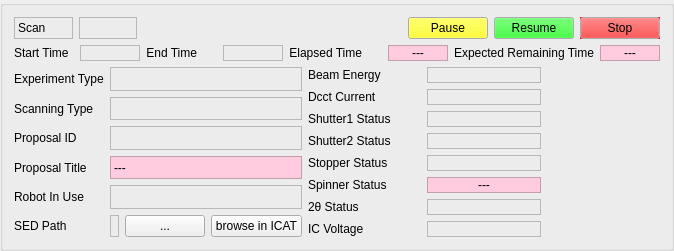
     <widget class="QGroupBox" name="infoGroupBox">
      <property name="title">
       <string/>
      </property>
      <layout class="QGridLayout" name="gridLayout_10">
       <item row="0" column="0">
        <layout class="QGridLayout" name="scanStatusLayout">
         <item row="0" column="0">
          <widget class="QLabel" name="scanStatusLabel">
           <property name="frameShape">
            <enum>QFrame::StyledPanel</enum>
           </property>
           <property name="text">
            <string>Scan</string>
           </property>
          </widget>
         </item>
         <item row="0" column="2">
          <widget class="QSimpleShape" name="scanStatusInd">
           <property name="shape">
            <enum>QSimpleShape::rectangle</enum>
           </property>
          </widget>
         </item>
         <item row="0" column="1">
          <widget class="QELabel" name="scanStatusVal">
           <property name="cursor">
            <cursorShape>IBeamCursor</cursorShape>
           </property>
           <property name="autoFillBackground">
            <bool>false</bool>
           </property>
           <property name="frameShape">
            <enum>QFrame::StyledPanel</enum>
           </property>
           <property name="alignment">
            <set>Qt::AlignCenter</set>
           </property>
           <property name="variable" stdset="0">
            <string>$(P)ScanStatus</string>
           </property>
           <property name="variableSubstitutions" stdset="0">
            <string>P=MS:</string>
           </property>
           <property name="variableAsToolTip">
            <bool>false</bool>
           </property>
           <property name="displayAlarmStateOption" stdset="0">
            <enum>QELabel::Never</enum>
           </property>
           <property name="addUnits">
            <bool>false</bool>
           </property>
          </widget>
         </item>
         <item row="0" column="3">
          <spacer name="horizontalSpacer_2">
           <property name="orientation">
            <enum>Qt::Horizontal</enum>
           </property>
           <property name="sizeType">
            <enum>QSizePolicy::Fixed</enum>
           </property>
           <property name="sizeHint" stdset="0">
            <size>
             <width>100</width>
             <height>20</height>
            </size>
           </property>
          </spacer>
         </item>
        </layout>
       </item>
       <item row="2" column="1" rowspan="2">
        <layout class="QGridLayout" name="statusLayout">
         <item row="4" column="2">
          <widget class="QESimpleShape" name="stopperStatusInd">
           <property name="colour1" stdset="0">
            <color>
             <red>255</red>
             <green>255</green>
             <blue>0</blue>
            </color>
           </property>
           <property name="colour2" stdset="0">
            <color>
             <red>255</red>
             <green>255</green>
             <blue>0</blue>
            </color>
           </property>
           <property name="colour3" stdset="0">
            <color>
             <red>0</red>
             <green>255</green>
             <blue>0</blue>
            </color>
           </property>
           <property name="variable" stdset="0">
            <string>I09FE-PSS-PHST:getStatus</string>
           </property>
           <property name="edgeAlarmStateOption" stdset="0">
            <enum>QESimpleShape::Never</enum>
           </property>
           <property name="addUnits">
            <bool>false</bool>
           </property>
           <property name="variableAsToolTip">
            <bool>false</bool>
           </property>
          </widget>
         </item>
         <item row="0" column="0">
          <widget class="QLabel" name="beamEnergyLabel">
           <property name="text">
            <string>Beam Energy</string>
           </property>
          </widget>
         </item>
         <item row="2" column="0">
          <widget class="QLabel" name="shutter1StatusLabel">
           <property name="text">
            <string>Shutter1 Status</string>
           </property>
          </widget>
         </item>
         <item row="0" column="1">
          <widget class="QELabel" name="beamEnergyVal">
           <property name="cursor">
            <cursorShape>IBeamCursor</cursorShape>
           </property>
           <property name="frameShape">
            <enum>QFrame::StyledPanel</enum>
           </property>
           <property name="alignment">
            <set>Qt::AlignCenter</set>
           </property>
           <property name="variable" stdset="0">
            <string>SR-DI:getBeamEnergy</string>
           </property>
           <property name="variableAsToolTip">
            <bool>false</bool>
           </property>
           <property name="displayAlarmStateOption" stdset="0">
            <enum>QELabel::Never</enum>
           </property>
          </widget>
         </item>
         <item row="1" column="0">
          <widget class="QLabel" name="dcctCurrentLabel">
           <property name="text">
            <string>Dcct Current</string>
           </property>
          </widget>
         </item>
         <item row="2" column="2">
          <widget class="QESimpleShape" name="shutter1StatusInd">
           <property name="colour1" stdset="0">
            <color>
             <red>255</red>
             <green>255</green>
             <blue>0</blue>
            </color>
           </property>
           <property name="colour2" stdset="0">
            <color>
             <red>255</red>
             <green>255</green>
             <blue>0</blue>
            </color>
           </property>
           <property name="colour3" stdset="0">
            <color>
             <red>0</red>
             <green>255</green>
             <blue>0</blue>
            </color>
           </property>
           <property name="variable" stdset="0">
            <string>I09FE-VA-PSH:getStatus</string>
           </property>
           <property name="edgeAlarmStateOption" stdset="0">
            <enum>QESimpleShape::Never</enum>
           </property>
           <property name="addUnits">
            <bool>false</bool>
           </property>
           <property name="variableAsToolTip">
            <bool>false</bool>
           </property>
          </widget>
         </item>
         <item row="5" column="0">
          <widget class="QLabel" name="spinnerStatusLabel">
           <property name="text">
            <string>Spinner Status</string>
           </property>
          </widget>
         </item>
         <item row="6" column="1">
          <widget class="QELabel" name="twoThetaStatusVal">
           <property name="cursor">
            <cursorShape>IBeamCursor</cursorShape>
           </property>
           <property name="frameShape">
            <enum>QFrame::StyledPanel</enum>
           </property>
           <property name="alignment">
            <set>Qt::AlignCenter</set>
           </property>
           <property name="variable" stdset="0">
            <string>I09R2-MO-MC3:ES-DIFF-STP-ROTX2.RBV</string>
           </property>
           <property name="variableAsToolTip">
            <bool>false</bool>
           </property>
           <property name="displayAlarmStateOption" stdset="0">
            <enum>QELabel::Never</enum>
           </property>
          </widget>
         </item>
         <item row="5" column="2">
          <widget class="QESimpleShape" name="spinnerStatusInd">
           <property name="colour0" stdset="0">
            <color>
             <red>0</red>
             <green>255</green>
             <blue>0</blue>
            </color>
           </property>
           <property name="colour1" stdset="0">
            <color>
             <red>255</red>
             <green>0</green>
             <blue>0</blue>
            </color>
           </property>
           <property name="variable" stdset="0">
            <string>I09R2-MO-MC1:ES-DIFF-STP-ROTX3.DMOV</string>
           </property>
           <property name="edgeAlarmStateOption" stdset="0">
            <enum>QESimpleShape::Never</enum>
           </property>
           <property name="addUnits">
            <bool>false</bool>
           </property>
           <property name="variableAsToolTip">
            <bool>false</bool>
           </property>
          </widget>
         </item>
         <item row="4" column="0">
          <widget class="QLabel" name="stopperStatusLabel">
           <property name="text">
            <string>Stopper Status</string>
           </property>
          </widget>
         </item>
         <item row="4" column="1">
          <widget class="QELabel" name="stopperStatusVal">
           <property name="cursor">
            <cursorShape>IBeamCursor</cursorShape>
           </property>
           <property name="frameShape">
            <enum>QFrame::StyledPanel</enum>
           </property>
           <property name="alignment">
            <set>Qt::AlignCenter</set>
           </property>
           <property name="variable" stdset="0">
            <string>I09FE-PSS-PHST:getStatus</string>
           </property>
           <property name="variableAsToolTip">
            <bool>false</bool>
           </property>
           <property name="displayAlarmStateOption" stdset="0">
            <enum>QELabel::Never</enum>
           </property>
           <property name="addUnits">
            <bool>false</bool>
           </property>
          </widget>
         </item>
         <item row="6" column="0">
          <widget class="QLabel" name="twoThetaStatusLabel">
           <property name="text">
            <string>2θ Status</string>
           </property>
          </widget>
         </item>
         <item row="3" column="2">
          <widget class="QESimpleShape" name="shutter2StatusInd">
           <property name="colour1" stdset="0">
            <color>
             <red>255</red>
             <green>255</green>
             <blue>0</blue>
            </color>
           </property>
           <property name="colour2" stdset="0">
            <color>
             <red>255</red>
             <green>255</green>
             <blue>0</blue>
            </color>
           </property>
           <property name="colour3" stdset="0">
            <color>
             <red>0</red>
             <green>255</green>
             <blue>0</blue>
            </color>
           </property>
           <property name="variable" stdset="0">
            <string>I09OH-VA-PSH:getStatus</string>
           </property>
           <property name="edgeAlarmStateOption" stdset="0">
            <enum>QESimpleShape::Never</enum>
           </property>
           <property name="addUnits">
            <bool>false</bool>
           </property>
           <property name="variableAsToolTip">
            <bool>false</bool>
           </property>
          </widget>
         </item>
         <item row="3" column="0">
          <widget class="QLabel" name="shutter2StatusLabel">
           <property name="text">
            <string>Shutter2 Status</string>
           </property>
          </widget>
         </item>
         <item row="3" column="1">
          <widget class="QELabel" name="shutter2StatusVal">
           <property name="cursor">
            <cursorShape>IBeamCursor</cursorShape>
           </property>
           <property name="frameShape">
            <enum>QFrame::StyledPanel</enum>
           </property>
           <property name="alignment">
            <set>Qt::AlignCenter</set>
           </property>
           <property name="variable" stdset="0">
            <string>I09OH-VA-PSH:getStatus</string>
           </property>
           <property name="variableAsToolTip">
            <bool>false</bool>
           </property>
           <property name="displayAlarmStateOption" stdset="0">
            <enum>QELabel::Never</enum>
           </property>
           <property name="addUnits">
            <bool>false</bool>
           </property>
          </widget>
         </item>
         <item row="1" column="1">
          <widget class="QELabel" name="dcctCurrentVal">
           <property name="cursor">
            <cursorShape>IBeamCursor</cursorShape>
           </property>
           <property name="frameShape">
            <enum>QFrame::StyledPanel</enum>
           </property>
           <property name="alignment">
            <set>Qt::AlignCenter</set>
           </property>
           <property name="variable" stdset="0">
            <string>SRC01-DI-DCCT1:getDcctCurrent</string>
           </property>
           <property name="variableAsToolTip">
            <bool>false</bool>
           </property>
           <property name="displayAlarmStateOption" stdset="0">
            <enum>QELabel::Never</enum>
           </property>
          </widget>
         </item>
         <item row="2" column="1">
          <widget class="QELabel" name="shutter1StatusVal">
           <property name="cursor">
            <cursorShape>IBeamCursor</cursorShape>
           </property>
           <property name="frameShape">
            <enum>QFrame::StyledPanel</enum>
           </property>
           <property name="alignment">
            <set>Qt::AlignCenter</set>
           </property>
           <property name="variable" stdset="0">
            <string>I09FE-VA-PSH:getStatus</string>
           </property>
           <property name="variableAsToolTip">
            <bool>false</bool>
           </property>
           <property name="displayAlarmStateOption" stdset="0">
            <enum>QELabel::Never</enum>
           </property>
           <property name="addUnits">
            <bool>false</bool>
           </property>
          </widget>
         </item>
         <item row="5" column="1">
          <widget class="QLabel" name="spinnerStatusVal">
           <property name="cursor">
            <cursorShape>IBeamCursor</cursorShape>
           </property>
           <property name="styleSheet">
            <string notr="true">background-color: rgb(255, 203, 223);</string>
           </property>
           <property name="frameShape">
            <enum>QFrame::StyledPanel</enum>
           </property>
           <property name="text">
            <string>---</string>
           </property>
           <property name="alignment">
            <set>Qt::AlignCenter</set>
           </property>
          </widget>
         </item>
         <item row="7" column="0">
          <widget class="QLabel" name="ICVoltageLabel">
           <property name="text">
            <string>IC Voltage</string>
           </property>
          </widget>
         </item>
         <item row="7" column="1">
          <widget class="QELabel" name="ICVoltageVal">
           <property name="cursor">
            <cursorShape>IBeamCursor</cursorShape>
           </property>
           <property name="frameShape">
            <enum>QFrame::StyledPanel</enum>
           </property>
           <property name="alignment">
            <set>Qt::AlignCenter</set>
           </property>
           <property name="variable" stdset="0">
            <string>I09-DI-AMP-1:getVoltage</string>
           </property>
           <property name="variableAsToolTip">
            <bool>false</bool>
           </property>
           <property name="displayAlarmStateOption" stdset="0">
            <enum>QELabel::Never</enum>
           </property>
          </widget>
         </item>
        </layout>
       </item>
       <item row="1" column="0" colspan="2">
        <layout class="QGridLayout" name="timeLayout">
         <item row="1" column="0" rowspan="2">
          <widget class="QLabel" name="startTimeLabel">
           <property name="text">
            <string>Start Time</string>
           </property>
          </widget>
         </item>
         <item row="1" column="2" rowspan="2">
          <widget class="QLabel" name="endTimeLabel">
           <property name="text">
            <string>End Time</string>
           </property>
           <property name="alignment">
            <set>Qt::AlignRight|Qt::AlignTrailing|Qt::AlignVCenter</set>
           </property>
           <property name="indent">
            <number>20</number>
           </property>
          </widget>
         </item>
         <item row="1" column="5" rowspan="2">
          <widget class="QLabel" name="elapsedTimeVal">
           <property name="cursor">
            <cursorShape>IBeamCursor</cursorShape>
           </property>
           <property name="styleSheet">
            <string notr="true">background-color: rgb(255, 203, 223);</string>
           </property>
           <property name="frameShape">
            <enum>QFrame::StyledPanel</enum>
           </property>
           <property name="text">
            <string>---</string>
           </property>
           <property name="alignment">
            <set>Qt::AlignCenter</set>
           </property>
          </widget>
         </item>
         <item row="1" column="6" rowspan="2">
          <widget class="QLabel" name="intervalRemainingTimeLabel">
           <property name="text">
            <string>&lt;html&gt;&lt;head/&gt;&lt;body&gt;&lt;p&gt;Expected Remaining Time&lt;/p&gt;&lt;/body&gt;&lt;/html&gt;</string>
           </property>
           <property name="alignment">
            <set>Qt::AlignRight|Qt::AlignTrailing|Qt::AlignVCenter</set>
           </property>
          </widget>
         </item>
         <item row="1" column="3" rowspan="2">
          <widget class="QELabel" name="endTimeVal">
           <property name="cursor">
            <cursorShape>IBeamCursor</cursorShape>
           </property>
           <property name="frameShape">
            <enum>QFrame::StyledPanel</enum>
           </property>
           <property name="alignment">
            <set>Qt::AlignCenter</set>
           </property>
           <property name="variable" stdset="0">
            <string>$(P)EndTime</string>
           </property>
           <property name="variableSubstitutions" stdset="0">
            <string>P=MS:</string>
           </property>
           <property name="variableAsToolTip">
            <bool>false</bool>
           </property>
           <property name="displayAlarmStateOption" stdset="0">
            <enum>QELabel::Never</enum>
           </property>
           <property name="addUnits">
            <bool>false</bool>
           </property>
          </widget>
         </item>
         <item row="1" column="4" rowspan="2">
          <widget class="QLabel" name="elapsedTimeLabel">
           <property name="text">
            <string>Elapsed Time</string>
           </property>
           <property name="alignment">
            <set>Qt::AlignRight|Qt::AlignTrailing|Qt::AlignVCenter</set>
           </property>
           <property name="indent">
            <number>20</number>
           </property>
          </widget>
         </item>
         <item row="1" column="7" rowspan="2">
          <widget class="QLabel" name="scanRemainingTimeVal">
           <property name="cursor">
            <cursorShape>IBeamCursor</cursorShape>
           </property>
           <property name="styleSheet">
            <string notr="true">background-color: rgb(255, 203, 223);</string>
           </property>
           <property name="frameShape">
            <enum>QFrame::StyledPanel</enum>
           </property>
           <property name="text">
            <string>---</string>
           </property>
           <property name="alignment">
            <set>Qt::AlignCenter</set>
           </property>
          </widget>
         </item>
         <item row="1" column="1" rowspan="2">
          <widget class="QELabel" name="startTimeVal">
           <property name="cursor">
            <cursorShape>IBeamCursor</cursorShape>
           </property>
           <property name="frameShape">
            <enum>QFrame::StyledPanel</enum>
           </property>
           <property name="alignment">
            <set>Qt::AlignCenter</set>
           </property>
           <property name="variable" stdset="0">
            <string>$(P)StartTime</string>
           </property>
           <property name="variableSubstitutions" stdset="0">
            <string>P=MS:</string>
           </property>
           <property name="variableAsToolTip">
            <bool>false</bool>
           </property>
           <property name="displayAlarmStateOption" stdset="0">
            <enum>QELabel::Never</enum>
           </property>
           <property name="addUnits">
            <bool>false</bool>
           </property>
          </widget>
         </item>
        </layout>
       </item>
       <item row="0" column="1">
        <layout class="QGridLayout" name="actionsLayout">
         <item row="0" column="3">
          <widget class="QEPushButton" name="stop">
           <property name="palette">
            <palette>
             <active>
              <colorrole role="Button">
               <brush brushstyle="SolidPattern">
                <color alpha="255">
                 <red>255</red>
                 <green>0</green>
                 <blue>0</blue>
                </color>
               </brush>
              </colorrole>
             </active>
             <inactive>
              <colorrole role="Button">
               <brush brushstyle="SolidPattern">
                <color alpha="255">
                 <red>255</red>
                 <green>0</green>
                 <blue>0</blue>
                </color>
               </brush>
              </colorrole>
             </inactive>
             <disabled>
              <colorrole role="Button">
               <brush brushstyle="SolidPattern">
                <color alpha="255">
                 <red>255</red>
                 <green>0</green>
                 <blue>0</blue>
                </color>
               </brush>
              </colorrole>
             </disabled>
            </palette>
           </property>
           <property name="cursor">
            <cursorShape>PointingHandCursor</cursorShape>
           </property>
           <property name="autoFillBackground">
            <bool>true</bool>
           </property>
           <property name="text">
            <string>Stop</string>
           </property>
           <property name="variable" stdset="0">
            <string>$(P)ScanStatus</string>
           </property>
           <property name="variableSubstitutions" stdset="0">
            <string>P=MS:</string>
           </property>
           <property name="variableAsToolTip">
            <bool>false</bool>
           </property>
           <property name="displayAlarmStateOption" stdset="0">
            <enum>QEPushButton::Never</enum>
           </property>
           <property name="clickText">
            <string>4</string>
           </property>
           <property name="clickCheckedText">
            <string>Stopped</string>
           </property>
          </widget>
         </item>
         <item row="0" column="1">
          <widget class="QEPushButton" name="pause">
           <property name="palette">
            <palette>
             <active>
              <colorrole role="Button">
               <brush brushstyle="SolidPattern">
                <color alpha="255">
                 <red>255</red>
                 <green>255</green>
                 <blue>0</blue>
                </color>
               </brush>
              </colorrole>
             </active>
             <inactive>
              <colorrole role="Button">
               <brush brushstyle="SolidPattern">
                <color alpha="255">
                 <red>255</red>
                 <green>255</green>
                 <blue>0</blue>
                </color>
               </brush>
              </colorrole>
             </inactive>
             <disabled>
              <colorrole role="Button">
               <brush brushstyle="SolidPattern">
                <color alpha="255">
                 <red>255</red>
                 <green>255</green>
                 <blue>0</blue>
                </color>
               </brush>
              </colorrole>
             </disabled>
            </palette>
           </property>
           <property name="cursor">
            <cursorShape>PointingHandCursor</cursorShape>
           </property>
           <property name="text">
            <string>Pause</string>
           </property>
           <property name="variable" stdset="0">
            <string>$(P)ScanStatus</string>
           </property>
           <property name="variableSubstitutions" stdset="0">
            <string>P=MS:</string>
           </property>
           <property name="variableAsToolTip">
            <bool>false</bool>
           </property>
           <property name="displayAlarmStateOption" stdset="0">
            <enum>QEPushButton::Never</enum>
           </property>
           <property name="clickText">
            <string>3</string>
           </property>
           <property name="clickCheckedText">
            <string>Paused</string>
           </property>
          </widget>
         </item>
         <item row="0" column="2">
          <widget class="QEPushButton" name="resume">
           <property name="palette">
            <palette>
             <active>
              <colorrole role="Button">
               <brush brushstyle="SolidPattern">
                <color alpha="255">
                 <red>0</red>
                 <green>255</green>
                 <blue>0</blue>
                </color>
               </brush>
              </colorrole>
             </active>
             <inactive>
              <colorrole role="Button">
               <brush brushstyle="SolidPattern">
                <color alpha="255">
                 <red>0</red>
                 <green>255</green>
                 <blue>0</blue>
                </color>
               </brush>
              </colorrole>
             </inactive>
             <disabled>
              <colorrole role="Button">
               <brush brushstyle="SolidPattern">
                <color alpha="255">
                 <red>0</red>
                 <green>255</green>
                 <blue>0</blue>
                </color>
               </brush>
              </colorrole>
             </disabled>
            </palette>
           </property>
           <property name="cursor">
            <cursorShape>PointingHandCursor</cursorShape>
           </property>
           <property name="text">
            <string>Resume</string>
           </property>
           <property name="variable" stdset="0">
            <string>$(P)ScanStatus</string>
           </property>
           <property name="variableSubstitutions" stdset="0">
            <string>P=MS:</string>
           </property>
           <property name="variableAsToolTip">
            <bool>false</bool>
           </property>
           <property name="displayAlarmStateOption" stdset="0">
            <enum>QEPushButton::Never</enum>
           </property>
           <property name="clickText">
            <string>1</string>
           </property>
           <property name="clickCheckedText">
            <string>Running</string>
           </property>
          </widget>
         </item>
         <item row="0" column="0">
          <spacer name="horizontalSpacer">
           <property name="orientation">
            <enum>Qt::Horizontal</enum>
           </property>
           <property name="sizeType">
            <enum>QSizePolicy::Fixed</enum>
           </property>
           <property name="sizeHint" stdset="0">
            <size>
             <width>100</width>
             <height>20</height>
            </size>
           </property>
          </spacer>
         </item>
        </layout>
       </item>
       <item row="2" column="0" rowspan="2">
        <layout class="QGridLayout" name="infoLayout">
         <item row="0" column="0">
          <widget class="QLabel" name="experimentTypeLabel">
           <property name="text">
            <string>Experiment Type</string>
           </property>
          </widget>
         </item>
         <item row="3" column="0">
          <widget class="QLabel" name="proposalTitleLabel">
           <property name="text">
            <string>Proposal Title</string>
           </property>
          </widget>
         </item>
         <item row="5" column="3">
          <widget class="QPushButton" name="ICAT">
           <property name="cursor">
            <cursorShape>PointingHandCursor</cursorShape>
           </property>
           <property name="text">
            <string>browse in ICAT</string>
           </property>
          </widget>
         </item>
         <item row="1" column="1" colspan="3">
          <widget class="QELabel" name="scanningTypeVal">
           <property name="cursor">
            <cursorShape>IBeamCursor</cursorShape>
           </property>
           <property name="frameShape">
            <enum>QFrame::StyledPanel</enum>
           </property>
           <property name="alignment">
            <set>Qt::AlignCenter</set>
           </property>
           <property name="variable" stdset="0">
            <string>MS:ScanningType</string>
           </property>
           <property name="variableAsToolTip">
            <bool>false</bool>
           </property>
           <property name="displayAlarmStateOption" stdset="0">
            <enum>QELabel::Never</enum>
           </property>
           <property name="addUnits">
            <bool>false</bool>
           </property>
          </widget>
         </item>
         <item row="4" column="0">
          <widget class="QLabel" name="robotInUseLabel">
           <property name="text">
            <string>Robot In Use</string>
           </property>
          </widget>
         </item>
         <item row="5" column="2">
          <widget class="QPushButton" name="browse">
           <property name="cursor">
            <cursorShape>PointingHandCursor</cursorShape>
           </property>
           <property name="text">
            <string>...</string>
           </property>
          </widget>
         </item>
         <item row="3" column="1" colspan="3">
          <widget class="QLabel" name="proposalTitleVal">
           <property name="cursor">
            <cursorShape>IBeamCursor</cursorShape>
           </property>
           <property name="styleSheet">
            <string notr="true">background-color: rgb(255, 203, 223);</string>
           </property>
           <property name="frameShape">
            <enum>QFrame::StyledPanel</enum>
           </property>
           <property name="text">
            <string>---</string>
           </property>
           <property name="alignment">
            <set>Qt::AlignLeading|Qt::AlignLeft|Qt::AlignVCenter</set>
           </property>
           <property name="wordWrap">
            <bool>true</bool>
           </property>
          </widget>
         </item>
         <item row="0" column="1" colspan="3">
          <widget class="QELabel" name="experimentTypeVal">
           <property name="cursor">
            <cursorShape>IBeamCursor</cursorShape>
           </property>
           <property name="frameShape">
            <enum>QFrame::StyledPanel</enum>
           </property>
           <property name="alignment">
            <set>Qt::AlignCenter</set>
           </property>
           <property name="variable" stdset="0">
            <string>$(P)ExperimentType</string>
           </property>
           <property name="variableSubstitutions" stdset="0">
            <string>P=MS:</string>
           </property>
           <property name="variableAsToolTip">
            <bool>false</bool>
           </property>
           <property name="displayAlarmStateOption" stdset="0">
            <enum>QELabel::Never</enum>
           </property>
           <property name="addUnits">
            <bool>false</bool>
           </property>
          </widget>
         </item>
         <item row="2" column="1" colspan="3">
          <widget class="QELabel" name="proposalIDVal">
           <property name="cursor">
            <cursorShape>IBeamCursor</cursorShape>
           </property>
           <property name="frameShape">
            <enum>QFrame::StyledPanel</enum>
           </property>
           <property name="alignment">
            <set>Qt::AlignCenter</set>
           </property>
           <property name="variable" stdset="0">
            <string>$(P)ProposalID</string>
           </property>
           <property name="variableSubstitutions" stdset="0">
            <string>P=MS:</string>
           </property>
           <property name="variableAsToolTip">
            <bool>false</bool>
           </property>
           <property name="displayAlarmStateOption" stdset="0">
            <enum>QELabel::Never</enum>
           </property>
           <property name="addUnits">
            <bool>false</bool>
           </property>
          </widget>
         </item>
         <item row="1" column="0">
          <widget class="QLabel" name="scanningTypeLabel">
           <property name="text">
            <string>Scanning Type</string>
           </property>
          </widget>
         </item>
         <item row="2" column="0">
          <widget class="QLabel" name="proposalIDLabel">
           <property name="text">
            <string>Proposal ID</string>
           </property>
          </widget>
         </item>
         <item row="5" column="1">
          <widget class="QELabel" name="SEDPath">
           <property name="cursor">
            <cursorShape>IBeamCursor</cursorShape>
           </property>
           <property name="frameShape">
            <enum>QFrame::StyledPanel</enum>
           </property>
           <property name="wordWrap">
            <bool>true</bool>
           </property>
           <property name="variable" stdset="0">
            <string>$(P)FullExpFileName</string>
           </property>
           <property name="variableSubstitutions" stdset="0">
            <string>P=MS:</string>
           </property>
           <property name="variableAsToolTip">
            <bool>false</bool>
           </property>
           <property name="displayAlarmStateOption" stdset="0">
            <enum>QELabel::Never</enum>
           </property>
           <property name="addUnits">
            <bool>false</bool>
           </property>
          </widget>
         </item>
         <item row="5" column="0">
          <widget class="QLabel" name="SEDPathLabel">
           <property name="text">
            <string>SED Path</string>
           </property>
          </widget>
         </item>
         <item row="4" column="1" colspan="3">
          <widget class="QELabel" name="robotInUseVal">
           <property name="cursor">
            <cursorShape>IBeamCursor</cursorShape>
           </property>
           <property name="frameShape">
            <enum>QFrame::StyledPanel</enum>
           </property>
           <property name="alignment">
            <set>Qt::AlignCenter</set>
           </property>
           <property name="variable" stdset="0">
            <string>$(P)UseRobot</string>
           </property>
           <property name="variableSubstitutions" stdset="0">
            <string>P=MS:</string>
           </property>
           <property name="variableAsToolTip">
            <bool>false</bool>
           </property>
           <property name="displayAlarmStateOption" stdset="0">
            <enum>QELabel::Never</enum>
           </property>
           <property name="addUnits">
            <bool>false</bool>
           </property>
          </widget>
         </item>
        </layout>
       </item>
      </layout>
     </widget>
